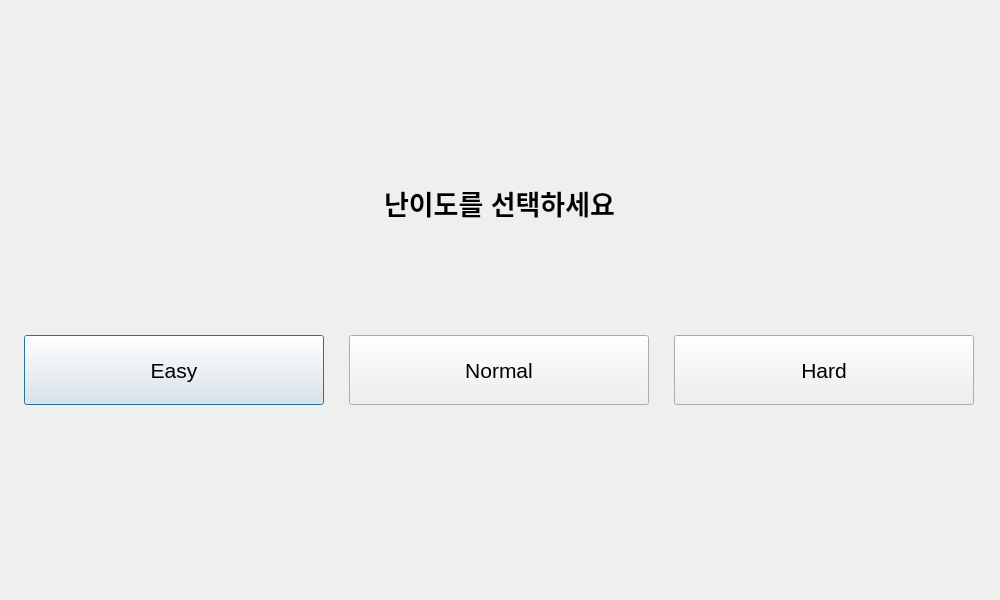
<?xml version="1.0" encoding="UTF-8"?>
<ui version="4.0">
 <class>LevelSelect</class>
 <widget class="QDialog" name="LevelSelect">
  <property name="geometry">
   <rect>
    <x>0</x>
    <y>0</y>
    <width>1000</width>
    <height>600</height>
   </rect>
  </property>
  <property name="windowTitle">
   <string>Dialog</string>
  </property>
  <widget class="QWidget" name="horizontalLayoutWidget">
   <property name="geometry">
    <rect>
     <x>5</x>
     <y>240</y>
     <width>991</width>
     <height>261</height>
    </rect>
   </property>
   <layout class="QHBoxLayout" name="horizontalLayout">
    <item>
     <widget class="QPushButton" name="easyButton">
      <property name="minimumSize">
       <size>
        <width>300</width>
        <height>70</height>
       </size>
      </property>
      <property name="maximumSize">
       <size>
        <width>300</width>
        <height>16777215</height>
       </size>
      </property>
      <property name="font">
       <font>
        <pointsize>16</pointsize>
       </font>
      </property>
      <property name="text">
       <string>Easy</string>
      </property>
     </widget>
    </item>
    <item>
     <widget class="QPushButton" name="normalButton">
      <property name="minimumSize">
       <size>
        <width>300</width>
        <height>70</height>
       </size>
      </property>
      <property name="maximumSize">
       <size>
        <width>300</width>
        <height>16777215</height>
       </size>
      </property>
      <property name="font">
       <font>
        <pointsize>16</pointsize>
       </font>
      </property>
      <property name="text">
       <string>Normal</string>
      </property>
     </widget>
    </item>
    <item>
     <widget class="QPushButton" name="hardButton">
      <property name="minimumSize">
       <size>
        <width>300</width>
        <height>70</height>
       </size>
      </property>
      <property name="maximumSize">
       <size>
        <width>300</width>
        <height>16777215</height>
       </size>
      </property>
      <property name="font">
       <font>
        <pointsize>16</pointsize>
       </font>
      </property>
      <property name="text">
       <string>Hard</string>
      </property>
     </widget>
    </item>
   </layout>
  </widget>
  <widget class="QLabel" name="label">
   <property name="geometry">
    <rect>
     <x>304</x>
     <y>167</y>
     <width>391</width>
     <height>71</height>
    </rect>
   </property>
   <property name="font">
    <font>
     <pointsize>20</pointsize>
     <weight>75</weight>
     <bold>true</bold>
    </font>
   </property>
   <property name="text">
    <string>난이도를 선택하세요</string>
   </property>
   <property name="alignment">
    <set>Qt::AlignCenter</set>
   </property>
  </widget>
 </widget>
 <resources/>
 <connections/>
</ui>
